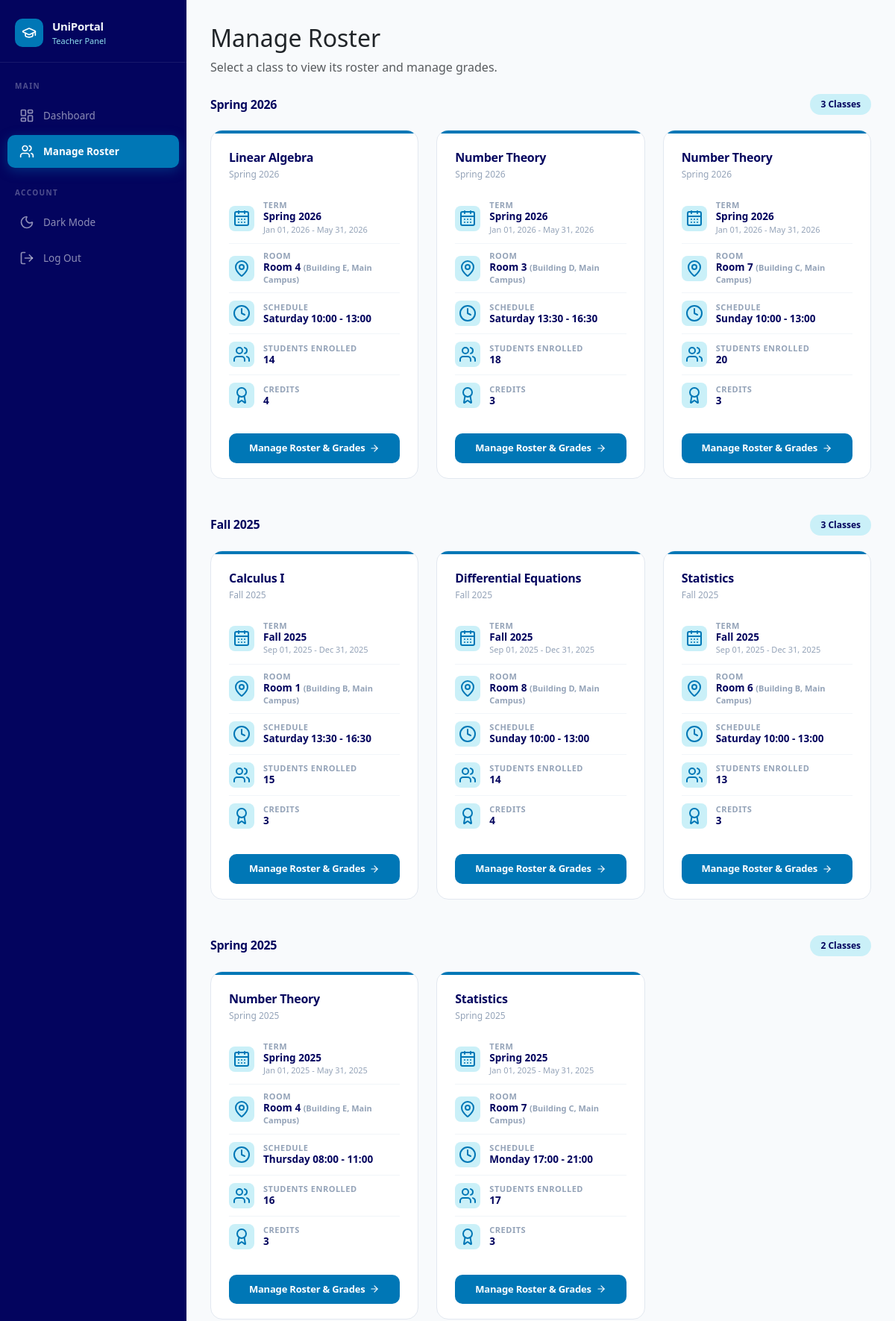
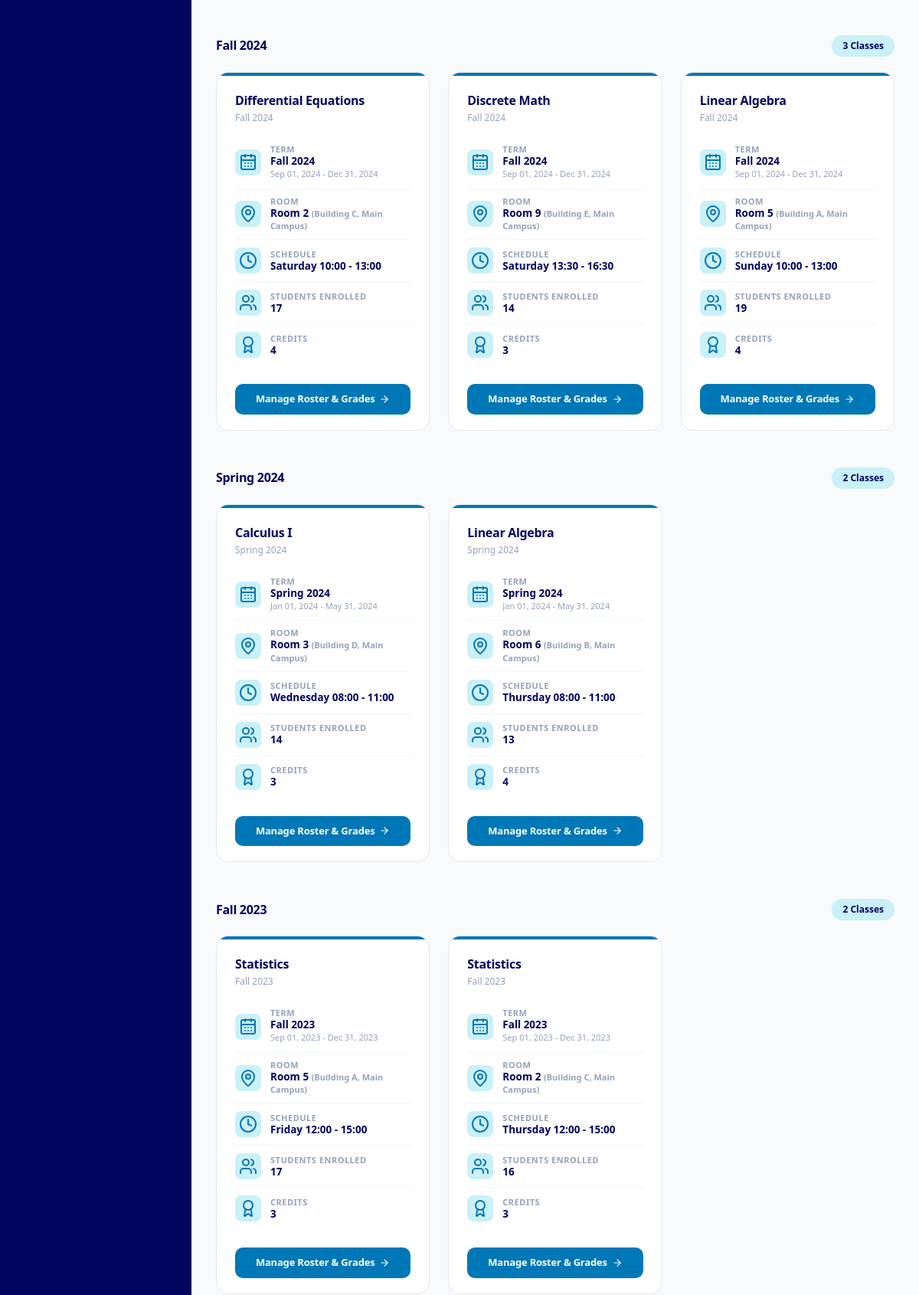
Page /teacher/classes/ (signed in, upper part) on the committed database (2 pictures, top to bottom).
### myapp/models.py (models this page shows, shortened)
class Term(models.Model):
    name = models.CharField(max_length=255)
    start_date = models.DateField(null=True, blank=True)
    end_date = models.DateField(null=True, blank=True)

class Class(models.Model):
    class_id = models.TextField()
    subject = models.ForeignKey(Subject, on_delete=models.CASCADE)
    teacher = models.ForeignKey(Teacher, on_delete=models.SET_NULL, null=True)
    term = models.ForeignKey(Term, on_delete=models.CASCADE)
    room = models.ForeignKey(Room, on_delete=models.SET_NULL, null=True, blank=True)
    batch = models.CharField(max_length=100, null=True, blank=True)
    schedule = models.CharField(max_length=255, null=True, blank=True)

class Subject(models.Model):
    department = models.ForeignKey(Department, on_delete=models.CASCADE)
    name = models.CharField(max_length=255)
    credits = models.IntegerField(default=3)

class Room(models.Model):
    name = models.CharField(max_length=100)
    building = models.CharField(max_length=255)
    campus = models.CharField(max_length=255)

### myapp/views.py (the view)
# urls.py: path('teacher/classes/', views.teacher_classes, name='teacher_classes'),
@login_required(login_url='/login')
def teacher_classes(request):
    try:
        teacher = request.user.teacher
        classes = teacher.class_set.select_related('subject', 'term', 'room').annotate(
            student_count=Count('enrollment')
        ).order_by('-term__start_date', 'subject__name')
        grouped_classes = {}
        for c in classes:
            if c.term not in grouped_classes:
                grouped_classes[c.term] = []
            grouped_classes[c.term].append(c)
    except AttributeError:
        classes = []
        grouped_classes = {}
    context = {
        'classes': classes,
        'grouped_classes': grouped_classes,
    }
    return render(request, 'myapp/teacher_classes.html', context)

### myapp/templates/myapp/teacher_classes.html (shortened to what this page needs)
{% extends 'myapp/base.html' %}
{% load static custom_tags %}
{% block active_roster %}active{% endblock %}
{% block content %}
<div class="mb-4">
  <h2>Manage Roster</h2>
  <p class="text-muted">Select a class to view its roster and manage grades.</p>
</div>
{% for term, term_classes in grouped_classes.items %}
<div class="section-header">
  <h5>{{ term.name }}</h5>
  <span class="section-badge">{{ term_classes|length }} Classes</span>
</div>
<div class="row row-cols-1 row-cols-md-2 row-cols-xl-3 g-4 mb-5">
  {% for class in term_classes %}
  <div class="col">
    <div class="class-card h-100">
      <div class="card-accent"></div>
      <div class="card-header-custom">
        <div class="subject-name">{{ class.subject.name }}</div>
        <div class="subject-code">{{ class.term.name }}</div>
      </div>
      <div class="card-body">
        <div class="info-row">
          <div class="info-icon">
            <i data-lucide="calendar-days"></i>
          </div>
          <div>
            <div class="info-label">Term</div>
            <div class="info-value">{{ class.term.name }}</div>
            {% if class.term.start_date and class.term.end_date %}
              <div style="font-size: 11px; margin-top: 1px; color: var(--text-muted);">
                {{ class.term.start_date|date:"M d, Y" }} - {{ class.term.end_date|date:"M d, Y" }}
              </div>
            {% endif %}
          </div>
        </div>
        <div class="info-row">
          <div class="info-icon">
            <i data-lucide="map-pin"></i>
          </div>
          <div>
            <div class="info-label">Room</div>
            <div class="info-value">
              {% if class.room %}
                {{ class.room.name }} <span style="font-size: 11px; color: var(--text-muted);">({{ class.room.building }}, {{ class.room.campus }})</span>
              {% else %}
                TBD
              {% endif %}
            </div>
          </div>
        </div>
        <div class="info-row">
          <div class="info-icon">
            <i data-lucide="clock"></i>
          </div>
          <div>
            <div class="info-label">Schedule</div>
            <div class="info-value">{{ class.schedule|default:"TBD" }}</div>
          </div>
        </div>
        <div class="info-row">
          <div class="info-icon">
            <i data-lucide="users"></i>
          </div>
          <div>
            <div class="info-label">Students Enrolled</div>
            <div class="info-value">{{ class.student_count }}</div>
          </div>
        </div>
        <div class="info-row">
          <div class="info-icon">
            <i data-lucide="award"></i>
          </div>
          <div>
            <div class="info-label">Credits</div>
            <div class="info-value">{{ class.subject.credits }}</div>
          </div>
        </div>
      </div>
      <div class="card-footer-custom">
        <a href="{% url 'teacher_roster' class.id %}" class="btn btn-manage">
          Manage Roster &amp; Grades
          <i data-lucide="arrow-right" style="width:14px;height:14px;margin-left:6px"></i>
        </a>
      </div>
    </div>
  </div>
  {% endfor %}
</div>
{% endfor %}
{% endblock %}

### myapp/static/myapp/css/dashboard.css (style rules this page uses)
:root, [data-theme="light"] { --deep-twilight: #03045e; --bright-teal-blue: #0077b6; --turquoise-surf: #00b4d8; --frosted-blue: #90e0ef; --light-cyan: #caf0f8; --bg-page: #f8fafc; --bg-card: #fff; --bg-sidebar: #03045e; --bg-hero: #03045e; --bg-icon: #caf0f8; --text-primary: #03045e; --text-secondary: #64748b; --text-muted: #94a3b8; --border-card: #e2e8f0; --border-row: #f1f5f9; --chart-bar: rgba(0, 119, 182, 0.15); --chart-bar-hover: rgba(0, 119, 182, 0.3); --chart-border: #0077b6; --chart-grid: rgba(0, 0, 0, 0.04); --chart-tick: #94a3b8; --chart-tick-x: #64748b; }
.class-card { border-radius: 16px; border: 1px solid var(--border-card); background: var(--bg-card); transition: transform 0.3s cubic-bezier(.4,0,.2,1), box-shadow 0.3s ease, background 0.3s ease; overflow: hidden; }
.class-card .card-accent { height: 4px; background: var(--bright-teal-blue); }
.class-card .card-header-custom { padding: 20px 24px 12px; background: transparent; border: none; }
.class-card .subject-name { font-size: 16px; font-weight: 700; color: var(--text-primary); margin-bottom: 2px; letter-spacing: -0.3px; }
.class-card .subject-code { font-size: 12px; color: var(--text-muted); font-weight: 500; }
.class-card .card-body { padding: 4px 24px 16px; }
.info-row { display: flex; align-items: center; gap: 12px; padding: 10px 0; border-bottom: 1px solid var(--border-row); }
.info-row:last-child { border-bottom: none; }
.info-row .info-icon { width: 34px; height: 34px; border-radius: 8px; background: var(--bg-icon); color: var(--bright-teal-blue); display: flex; align-items: center; justify-content: center; flex-shrink: 0; }
.info-row .info-label { color: var(--text-muted); font-size: 11px; font-weight: 600; text-transform: uppercase; letter-spacing: 0.5px; line-height: 1; margin-bottom: 2px; }
.info-row .info-value { font-weight: 600; color: var(--text-primary); font-size: 13.5px; line-height: 1.2; }
.class-card .card-footer-custom { padding: 8px 24px 20px; background: transparent; border: none; }
.btn-manage { background: var(--bright-teal-blue); color: #fff; border: none; border-radius: 10px; padding: 10px 0; font-weight: 600; font-size: 13px; width: 100%; transition: all 0.2s ease; display: flex; align-items: center; justify-content: center; text-decoration: none; letter-spacing: -0.2px; }
.section-header { display: flex; align-items: center; justify-content: space-between; margin-bottom: 20px; }
.section-header h5 { font-size: 16px; font-weight: 700; color: var(--text-primary); margin: 0; letter-spacing: -0.3px; }
.section-badge { background: var(--bg-icon); color: var(--text-primary); border-radius: 20px; padding: 5px 14px; font-size: 12px; font-weight: 600; }

### rows in the picture
Term: name "Spring 2026", term_classes "3"
Class: subject.name "Linear Algebra", term.name "Spring 2026", term.start_date "Jan 01, 2026", term.end_date "May 31, 2026", room.name "Room 4", room.building "Building E", room.campus "Main Campus", schedule "Saturday 10:00 - 13:00", student_count "14", subject.credits "4"
Class: subject.name "Number Theory", term.name "Spring 2026", term.start_date "Jan 01, 2026", term.end_date "May 31, 2026", room.name "Room 3", room.building "Building D", room.campus "Main Campus", schedule "Saturday 13:30 - 16:30", student_count "18", subject.credits "3"
Class: subject.name "Number Theory", term.name "Spring 2026", term.start_date "Jan 01, 2026", term.end_date "May 31, 2026", room.name "Room 7", room.building "Building C", room.campus "Main Campus", schedule "Sunday 10:00 - 13:00", student_count "20", subject.credits "3"
Term: name "Fall 2025", term_classes "3"
Class: subject.name "Calculus I", term.name "Fall 2025", term.start_date "Sep 01, 2025", term.end_date "Dec 31, 2025", room.name "Room 1", room.building "Building B", room.campus "Main Campus", schedule "Saturday 13:30 - 16:30", student_count "15", subject.credits "3"
Class: subject.name "Differential Equations", term.name "Fall 2025", term.start_date "Sep 01, 2025", term.end_date "Dec 31, 2025", room.name "Room 8", room.building "Building D", room.campus "Main Campus", schedule "Sunday 10:00 - 13:00", student_count "14", subject.credits "4"
Class: subject.name "Statistics", term.name "Fall 2025", term.start_date "Sep 01, 2025", term.end_date "Dec 31, 2025", room.name "Room 6", room.building "Building B", room.campus "Main Campus", schedule "Saturday 10:00 - 13:00", student_count "13", subject.credits "3"
Term: name "Spring 2025", term_classes "2"
Class: subject.name "Number Theory", term.name "Spring 2025", term.start_date "Jan 01, 2025", term.end_date "May 31, 2025", room.name "Room 4", room.building "Building E", room.campus "Main Campus", schedule "Thursday 08:00 - 11:00", student_count "16", subject.credits "3"
Class: subject.name "Statistics", term.name "Spring 2025", term.start_date "Jan 01, 2025", term.end_date "May 31, 2025", room.name "Room 7", room.building "Building C", room.campus "Main Campus", schedule "Monday 17:00 - 21:00", student_count "17", subject.credits "3"
Term: name "Fall 2024", term_classes "3"
Class: subject.name "Differential Equations", term.name "Fall 2024", term.start_date "Sep 01, 2024", term.end_date "Dec 31, 2024", room.name "Room 2", room.building "Building C", room.campus "Main Campus", schedule "Saturday 10:00 - 13:00", student_count "17", subject.credits "4"
Class: subject.name "Discrete Math", term.name "Fall 2024", term.start_date "Sep 01, 2024", term.end_date "Dec 31, 2024", room.name "Room 9", room.building "Building E", room.campus "Main Campus", schedule "Saturday 13:30 - 16:30", student_count "14", subject.credits "3"
Class: subject.name "Linear Algebra", term.name "Fall 2024", term.start_date "Sep 01, 2024", term.end_date "Dec 31, 2024", room.name "Room 5", room.building "Building A", room.campus "Main Campus", schedule "Sunday 10:00 - 13:00", student_count "19", subject.credits "4"
Term: name "Spring 2024", term_classes "2"
Class: subject.name "Calculus I", term.name "Spring 2024", term.start_date "Jan 01, 2024", term.end_date "May 31, 2024", room.name "Room 3", room.building "Building D", room.campus "Main Campus", schedule "Wednesday 08:00 - 11:00", student_count "14", subject.credits "3"
Class: subject.name "Linear Algebra", term.name "Spring 2024", term.start_date "Jan 01, 2024", term.end_date "May 31, 2024", room.name "Room 6", room.building "Building B", room.campus "Main Campus", schedule "Thursday 08:00 - 11:00", student_count "13", subject.credits "4"
Term: name "Fall 2023", term_classes "2"
Class: subject.name "Statistics", term.name "Fall 2023", term.start_date "Sep 01, 2023", term.end_date "Dec 31, 2023", room.name "Room 5", room.building "Building A", room.campus "Main Campus", schedule "Friday 12:00 - 15:00", student_count "17", subject.credits "3"
Class: subject.name "Statistics", term.name "Fall 2023", term.start_date "Sep 01, 2023", term.end_date "Dec 31, 2023", room.name "Room 2", room.building "Building C", room.campus "Main Campus", schedule "Thursday 12:00 - 15:00", student_count "16", subject.credits "3"
